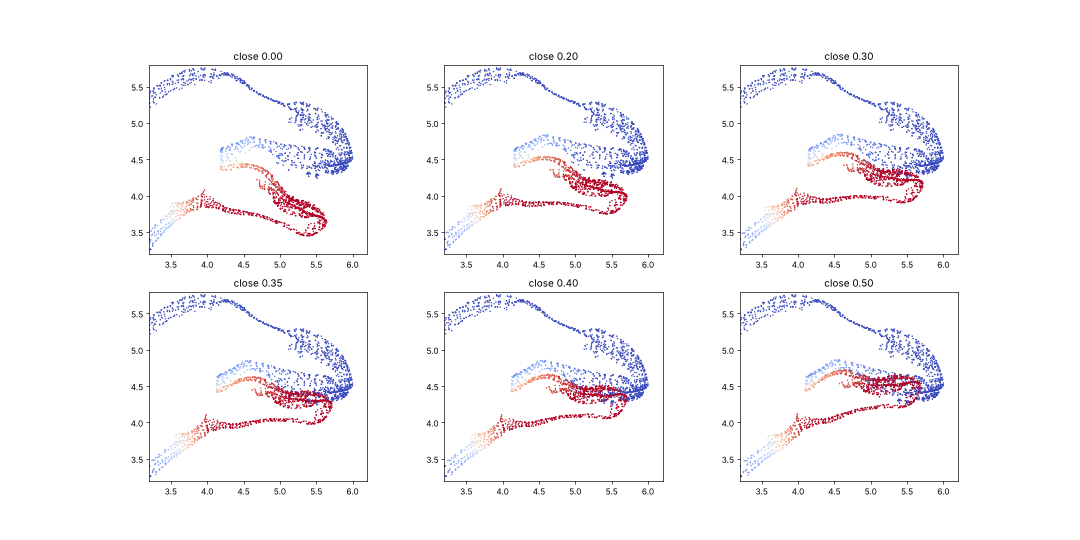

Here is the Python script that generated this plot:
import sys; sys.path.insert(0,'/home/claude/rex_patch/out/tools')
from glb import *
import matplotlib; matplotlib.use('Agg'); import matplotlib.pyplot as plt
g,acc,img=load('/home/claude/rex_patch/dist/model/patchrex.glb')
p=g['meshes'][0]['primitives'][0]; P=acc(p['attributes']['POSITION']).astype(float); Wt=acc(p['attributes']['WEIGHTS_0']).astype(float); J=acc(p['attributes']['JOINTS_0'])
wj=np.zeros(len(P)); 
for c in range(4): wj+=Wt[:,c]*(J[:,c]==6)
wh=np.zeros(len(P))
for c in range(4): wh+=Wt[:,c]*(J[:,c]==5)
hinge=np.array([0,4.15,3.9])
sel=(P[:,2]>3.2)&(np.abs(P[:,0])<0.9)
fig,ax=plt.subplots(2,3,figsize=(18,9)); ax=ax.ravel()
for i,a in enumerate([0,0.2,0.3,0.35,0.4,0.5]):
    c,s=np.cos(-a),np.sin(-a)  # rotate about x by -a (closing)
    Q=P-hinge; y=Q[:,1]*c-Q[:,2]*s; z=Q[:,1]*s+Q[:,2]*c
    R=P.copy(); R[:,1]=hinge[1]+y; R[:,2]=hinge[2]+z
    X=P*(1-wj)[:,None]+R*wj[:,None]
    m=sel&(np.abs(P[:,0])<0.25)
    ax[i].scatter(X[m,2],X[m,1],s=0.5,c=wj[m],cmap='coolwarm'); ax[i].set_aspect('equal'); ax[i].set_title('close %.2f'%a); ax[i].set_xlim(3.2,6.2); ax[i].set_ylim(3.2,5.8)
plt.savefig('/home/claude/rex_patch/out/tools/jaw.png',dpi=60)
